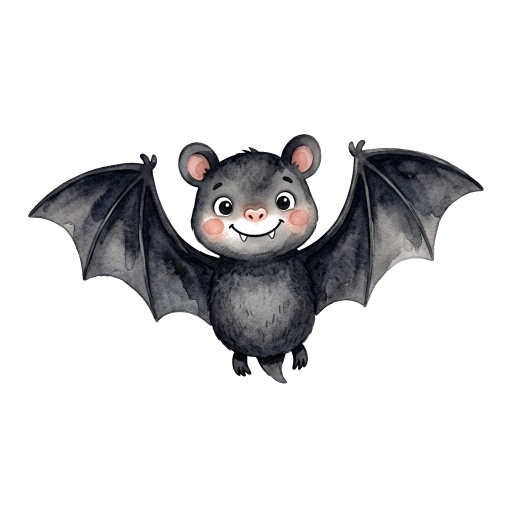
#> input picture Src/bat.png, 1024 x 1024 px (shown at 1/2 size); its folder holds only this picture in this run
$ python build.py
#> lines starting #> are read from the running program, lines starting #| are printed output that depends on the picture
#!/usr/bin/env python3
"""
Photobook background pipeline.

Master canvas : 5600 x 5600  (min viable is 5400; 5600 adds 200px slack per edge)
Trims (centre-cropped from the master, never upscaled):
    square    4000 x 4000
    portrait  3600 x 5400
    landscape 5400 x 3600

Universal safe zone = central 3600 x 3600 (the region every trim contains).
"""

import os, glob
from PIL import Image, ImageDraw

Image.MAX_IMAGE_PIXELS = None

MASTER = 5600
TRIMS = {
    "square":    (4000, 4000),
    "portrait":  (3600, 5400),
    "landscape": (5400, 3600),
}
PROOF_COLORS = {           # matches the reference proof convention
    "landscape": (60, 200, 90),
    "portrait":  (235, 70, 60),
    "square":    (95, 105, 225),
}
SAFE = 3600

OUT = "/agent/workspace/photobook/out"
DIRS = {
    "master":    f"{OUT}/01_masters_5600x5600",
    "square":    f"{OUT}/02_square_4000x4000",
    "portrait":  f"{OUT}/03_portrait_3600x5400",
    "landscape": f"{OUT}/04_landscape_5400x3600",
    "proof":     f"{OUT}/05_crop_proofs",
}


def centre_box(w, h, canvas=MASTER):
    """Centred crop window for a trim inside the master."""
    left = (canvas - w) // 2
    top = (canvas - h) // 2
    return (left, top, left + w, top + h)


# Image models often render the artwork as a "sheet" with a thin lighter margin,
# or leave a soft edge artefact. Shaving the outer 3% before upscaling removes
# that generically, so no page needs a hand fix.
GUARD_PCT = 0.03


def upscale_master(src_path):
    im = Image.open(src_path).convert("RGB")
    g = int(min(im.size) * GUARD_PCT)
    if g:
        im = im.crop((g, g, im.width - g, im.height - g))
    if im.size != (MASTER, MASTER):
        # Lanczos: preserves soft watercolour gradients without inventing
        # the crunchy false detail an ESRGAN-style upscaler adds to smooth areas.
        im = im.resize((MASTER, MASTER), Image.LANCZOS)
    return im


def make_proof(master, path):
    """Guide overlay: the three crop frames + the universal safe zone."""
    proof = master.copy()
    d = ImageDraw.Draw(proof)
    for name in ("landscape", "portrait", "square"):
        w, h = TRIMS[name]
        d.rectangle(centre_box(w, h), outline=PROOF_COLORS[name], width=14)
    d.rectangle(centre_box(SAFE, SAFE), outline=(20, 20, 20), width=8)
    proof.resize((1600, 1600), Image.LANCZOS).save(path, quality=92)


def validate_band(master):
    """
    Report the strongest horizontal tonal break. If a page uses a banded
    layout, that boundary must fall inside y 1000-4600 or one of the three
    trims loses a zone.
    """
    import statistics
    g = master.convert("L").resize((64, MASTER // 10), Image.LANCZOS)
    rows = [statistics.mean(g.crop((0, y, 64, y + 1)).getdata()) for y in range(g.height)]
    deltas = [(abs(rows[i + 1] - rows[i]), i) for i in range(len(rows) - 1)]
    mx, idx = max(deltas)
    y = int((idx / g.height) * MASTER)
    return y, mx


def main():
    for p in DIRS.values():
        os.makedirs(p, exist_ok=True)

    sources = sorted(glob.glob("/agent/workspace/photobook/src/*.png"))
    for src in sources:
        stem = os.path.splitext(os.path.basename(src))[0]
        master = upscale_master(src)
#> in upscale_master, `im = im.crop((g, g, im.width - g, im.height - g))`:
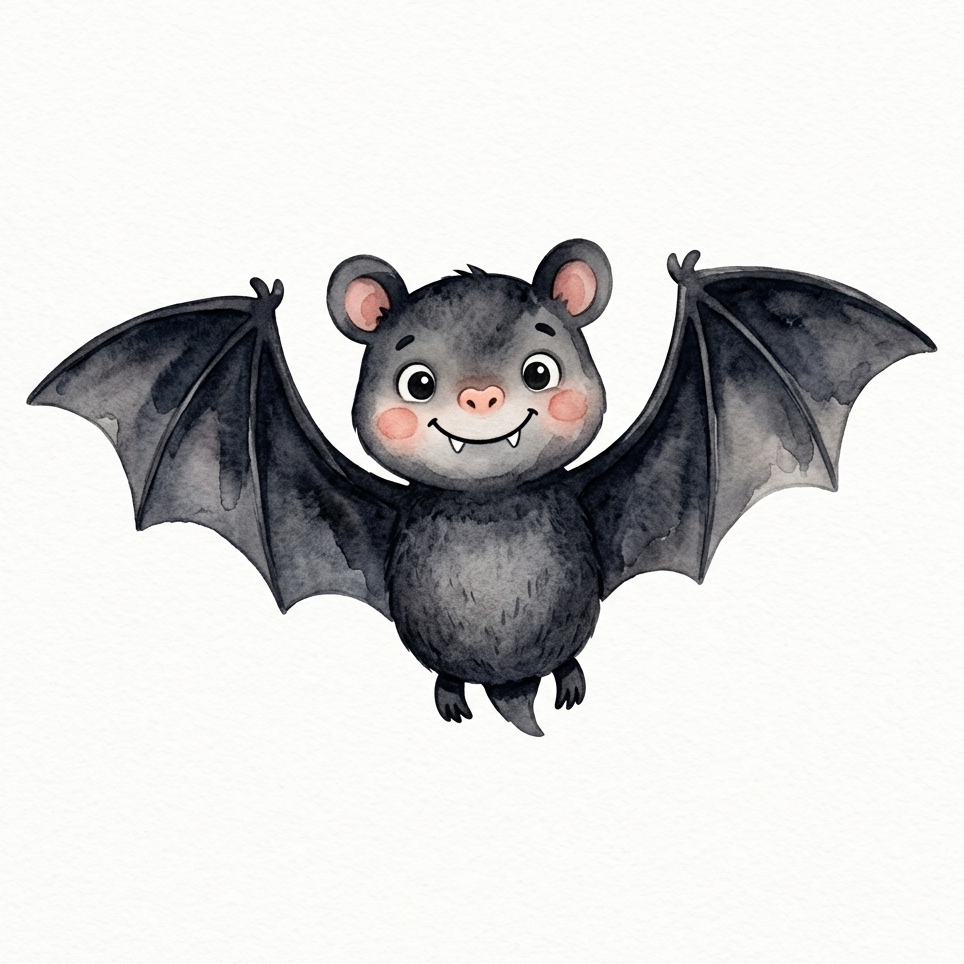
#> im: PIL image 964x964 RGB; mean R, G, B 211.4, 211, 210.4
        master.save(f"{DIRS['master']}/{stem}_master_5600x5600.jpg",
                    quality=96, subsampling=0)

        for name, (w, h) in TRIMS.items():
            master.crop(centre_box(w, h)).save(
                f"{DIRS[name]}/{stem}_{name}_{w}x{h}.jpg",
                quality=96, subsampling=0, dpi=(300, 300))
#> this loop made 3 passes
#> pass 1, in main, `master.crop(centre_box(w, h)).save( f"{DIRS[name]}/{stem}_{name}_{w}x{..`:
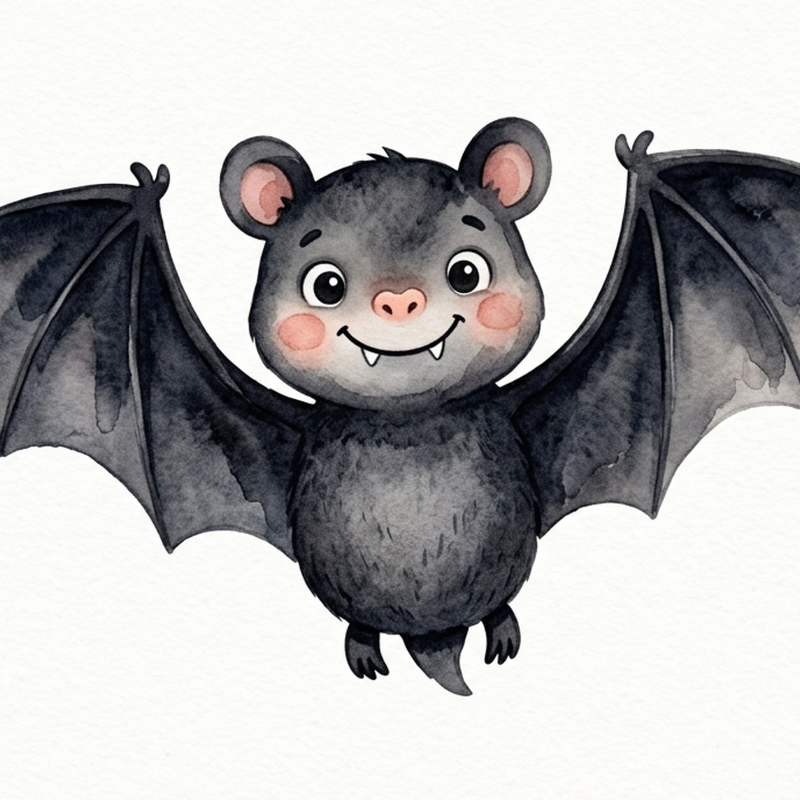
#> saved as bat_square_4000x4000.jpg: PIL image 4000x4000 RGB (shown at 1/5 size); mean R, G, B 179, 178.2, 178.9
#> pass 2, in main, `master.crop(centre_box(w, h)).save( f"{DIRS[name]}/{stem}_{name}_{w}x{..`:
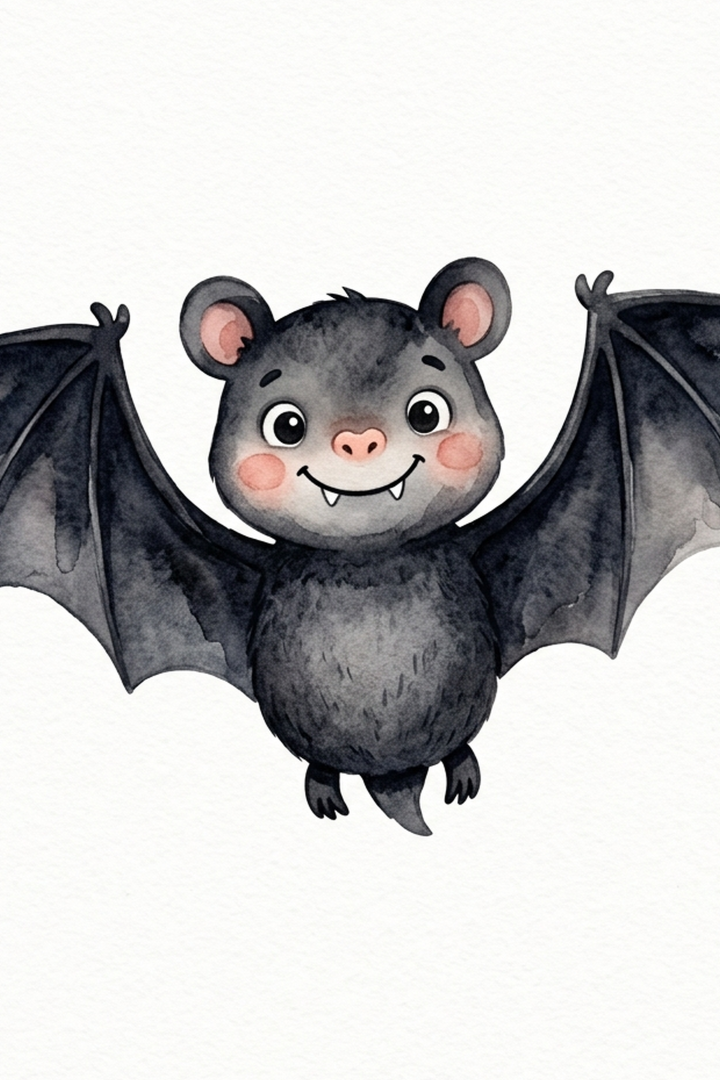
#> saved as bat_portrait_3600x5400.jpg: PIL image 3600x5400 RGB (shown at 1/5 size); mean R, G, B 196.3, 195.7, 195.6

        make_proof(master, f"{DIRS['proof']}/{stem}_crop_proof.jpg")
#> in make_proof, `proof.resize((1600, 1600), Image.LANCZOS).save(path, quality=92)`:
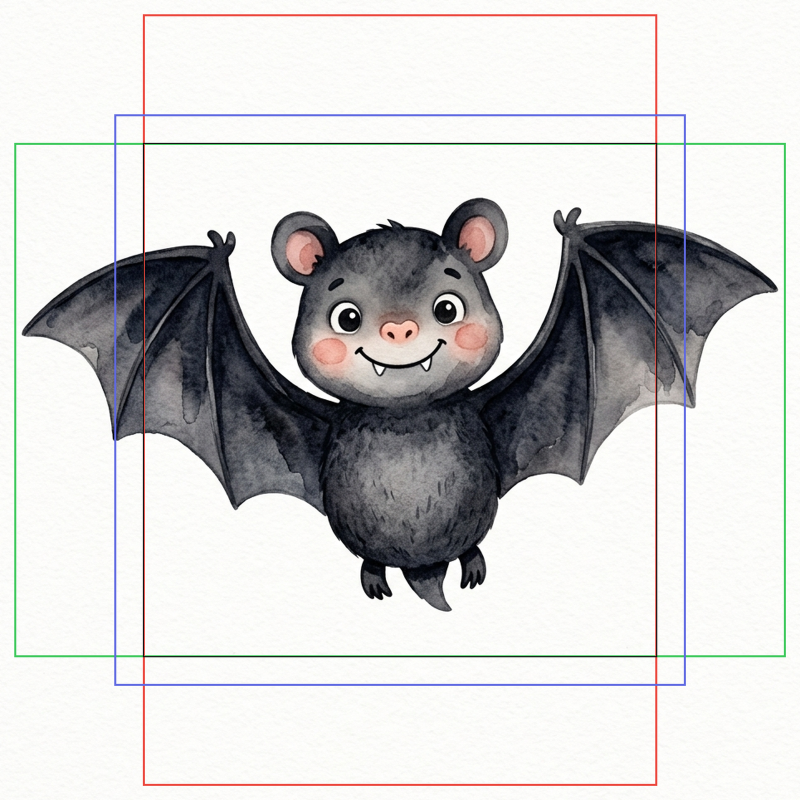
#> saved as bat_crop_proof.jpg: PIL image 1600x1600 RGB (shown at 1/2 size); mean R, G, B 208.5, 208, 207.5

        y, mx = validate_band(master)
#> in validate_band, `g = master.convert("L").resize((64, MASTER // 10), Image.LANCZOS)`:
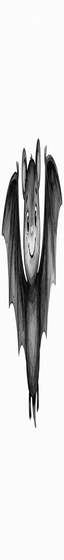
#> g: PIL image 64x560 L; min 0, max 255, mean 210.9
#> in validate_band, `rows = [statistics.mean(g.crop((0, y, 64, y + 1)).getdata()) for y in ..`: rows = 560 values, max 251.8 at index 78, min 117.2 at index 282, mean 210.9
#> in validate_band, `deltas = [(abs(rows[i + 1] - rows[i]), i) for i in range(len(rows) - 1)]`: deltas = 559 pairs, first value 0 to 7.97, second value 0 to 558
#> in validate_band, `mx, idx = max(deltas)`: mx = 7.97; idx = 154
#> in validate_band, `y = int((idx / g.height) * MASTER)`: y = 1540
#> y = 1540; mx = 7.97
        flag = "inside" if 1000 <= y <= 4600 else "OUTSIDE -- unsafe"
#> flag = 'inside'
        print(f"{stem}: strongest horizontal break at y={y} ({flag}), delta={mx:.1f}")
#| bat: strongest horizontal break at y=1540 (inside), delta=8.0

    print(f"\n{len(sources)} pages -> master + 3 trims + proof each")


if __name__ == "__main__":
    main()

$ run again, on Src/pumpkin.png
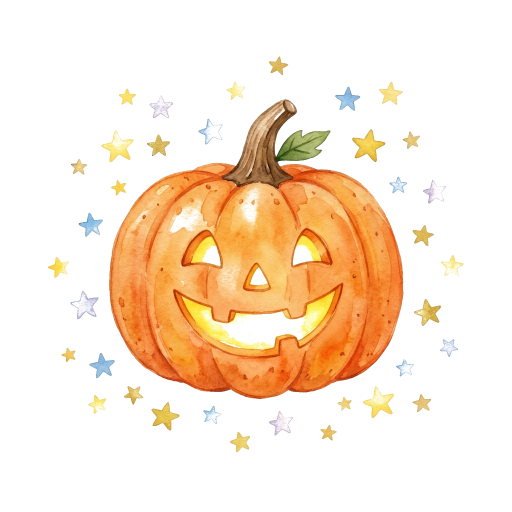
#> input picture Src/pumpkin.png, 1024 x 1024 px (shown at 1/2 size)
#> the loop in main, `for name, (w, h) in TRIMS.items():` made 3 passes
#> pass 1, in main, `master.crop(centre_box(w, h)).save( f"{DIRS[name]}/{stem}_{name}_{w}x{..`:
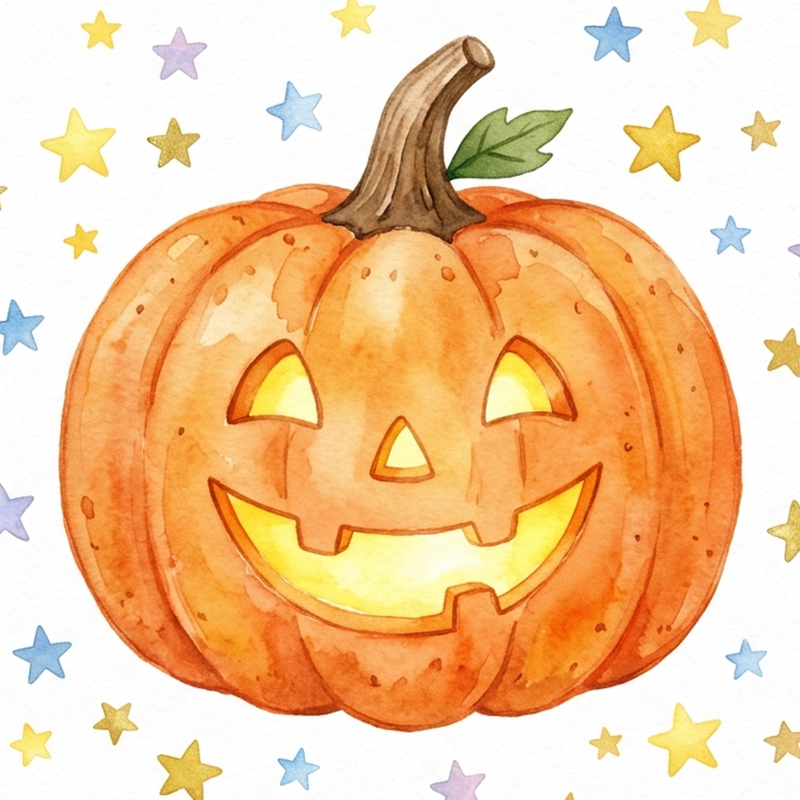
#> saved as pumpkin_square_4000x4000.jpg: PIL image 4000x4000 RGB (shown at 1/5 size); mean R, G, B 242.2, 201.7, 158
#> in validate_band, `g = master.convert("L").resize((64, MASTER // 10), Image.LANCZOS)`:
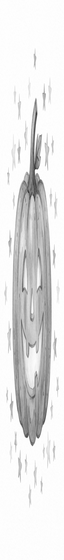
#> g: PIL image 64x560 L; min 50, max 255, mean 230
#> rows = 560 values, max 253.7 at index 31, min 197.5 at index 396, mean 230
#> deltas = 559 pairs, first value 0 to 9.61, second value 0 to 558
#> in validate_band, `mx, idx = max(deltas)`: mx = 9.61; idx = 437
#> in validate_band, `y = int((idx / g.height) * MASTER)`: y = 4370
#> in main, `y, mx = validate_band(master)`: mx = 9.61
#> flag = 'inside'
#| pumpkin: strongest horizontal break at y=4370 (inside), delta=9.6

$ run again, on Src/skeleton.png
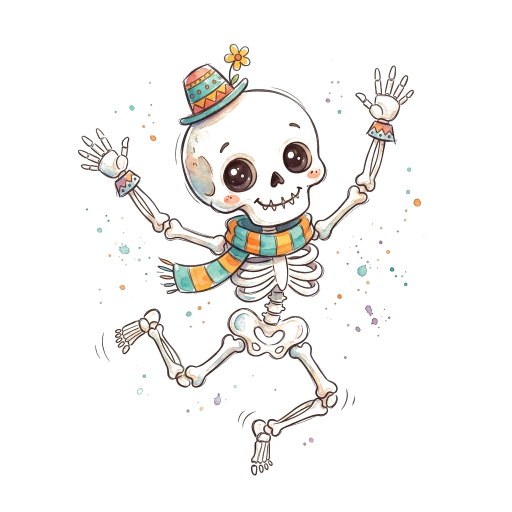
#> input picture Src/skeleton.png, 1024 x 1024 px (shown at 1/2 size)
#> the loop in main, `for name, (w, h) in TRIMS.items():` made 3 passes
#> pass 1, in main, `master.crop(centre_box(w, h)).save( f"{DIRS[name]}/{stem}_{name}_{w}x{..`:
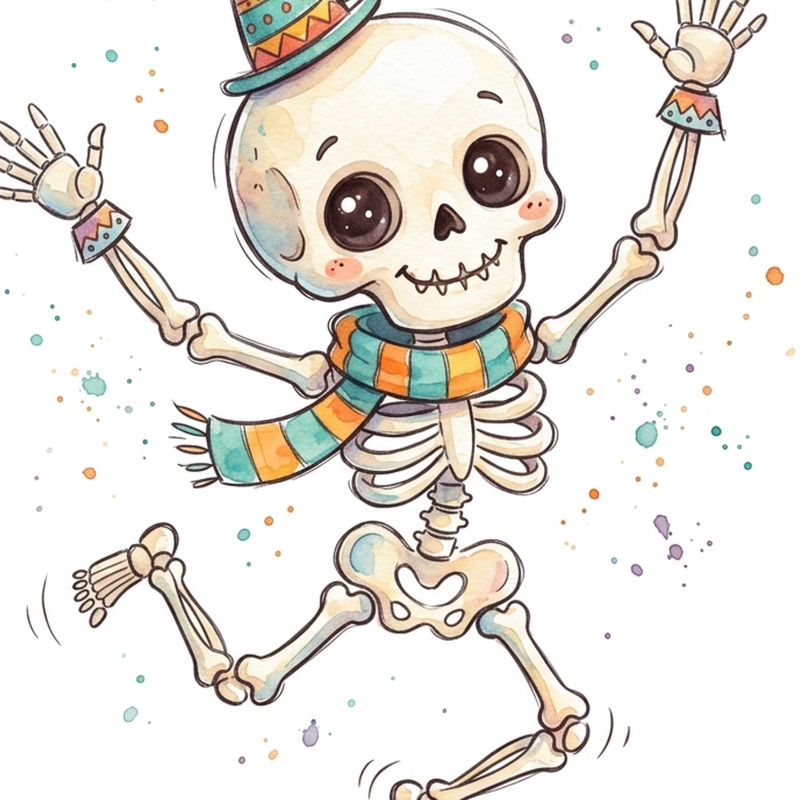
#> saved as skeleton_square_4000x4000.jpg: PIL image 4000x4000 RGB (shown at 1/5 size); mean R, G, B 232.1, 228.2, 222.8
#> in validate_band, `g = master.convert("L").resize((64, MASTER // 10), Image.LANCZOS)`:
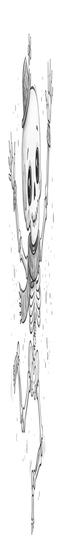
#> g: PIL image 64x560 L; min 12, max 255, mean 240.3
#> rows = 560 values, max 255 at index 0, min 216.7 at index 174, mean 240.3
#> deltas = 559 pairs, first value 0 to 8.3, second value 0 to 558
#> in validate_band, `mx, idx = max(deltas)`: mx = 8.3; idx = 322
#> in validate_band, `y = int((idx / g.height) * MASTER)`: y = 3219
#> in main, `y, mx = validate_band(master)`: mx = 8.3
#> flag = 'inside'
#| skeleton: strongest horizontal break at y=3219 (inside), delta=8.3
